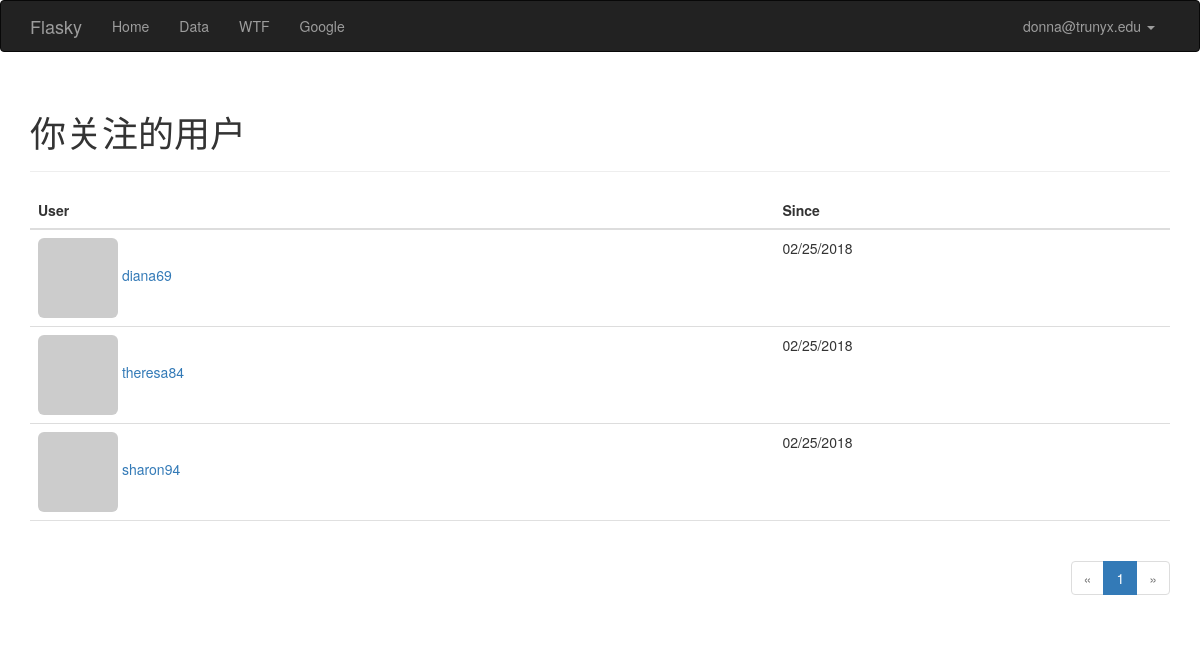
Screenshot of /followed-by/bbb (signed in) with the database file from the repository.
### app/models.py (models this page shows, shortened)
class User(UserMixin,db.Model):
    __tablename__ = 'users'
    id = db.Column(db.Integer, primary_key=True)
    email = db.Column(db.String(64),unique=True,index=True)
    username = db.Column(db.String(64), unique=True, index=True)
    password_hash = db.Column(db.String(128))
    role_id = db.Column(db.Integer, db.ForeignKey('roles.id'))
    confirmed = db.Column(db.Boolean,default=False)
    name = db.Column(db.String(64))
    location = db.Column(db.String(64))
    about_me = db.Column(db.Text())
    member_since = db.Column(db.DateTime(),default=datetime.utcnow)
    last_seen = db.Column(db.DateTime(),default=datetime.utcnow)
    avatar_hash = db.Column(db.String(32))
    posts = db.relationship('Post',backref='author',lazy='dynamic')
    test1 = db.Column(db.String(32))
    followed = db.relationship('Follow',
                               foreign_keys=[Follow.follower_id],
                               backref=db.backref('follower',lazy='joined'),
                               lazy='dynamic',
                               cascade = 'all,delete-orphan')
    followers = db.relationship('Follow',
                               foreign_keys=[Follow.followed_id],
                               backref=db.backref('followed',lazy='joined'),
                               lazy='dynamic',
                               cascade='all,delete-orphan')
    def ping(self):
        self.last_seen = datetime.utcnow()
        db.session.add(self)
    @property
    def password(self):
        raise AttributeError('password is not a readable attribute')
    def gravatar(self,size=100,default='identicon',rating='g'):
        if request.is_secure:
            url = 'https://secure.gravatar.com/avatar'
        else:
            url = 'http://www.gravatar.com/avatar'
        hash = self.avatar_hash
        return '{url}/{hash}?s={size}&d={default}&r={rating}'.format(url=url,hash=hash,size=size,default=default,rating=rating)

class Follow(db.Model):
    __tablename__ = 'follows'
    follower_id = db.Column(db.Integer,db.ForeignKey('users.id'),
                            primary_key=True)
    followed_id = db.Column(db.Integer,db.ForeignKey('users.id'),
                            primary_key=True)
    timestamp = db.Column(db.DateTime,default=datetime.utcnow)

### app/main/views.py (the view)
@main.route('/followed-by/<username>')
def followed_by(username):
    user = User.query.filter_by(username=username).first()
    if user is None:
        flash('用户信息有误，返回主页')
        return redirect(url_for('.index'))
    page = request.args.get('page',1,type=int)
    pagination = user.followed.paginate(
        page,per_page=current_app.config['FLASKY_FOLLOWERS_PER_PAGE'],
        error_out=False
    )
    follows = [{'user': item.followed,'timestamp':item.timestamp}
               for item in pagination.items]
    return render_template('followers.html',user=user,title="你关注的用户",
                           endpoint='.followed_by',pagination=pagination,follows=follows)

### app/auth/views.py (called while the page is built)
@auth.before_app_request
def before_request():
    if current_user.is_authenticated:
        current_user.ping()
        if not current_user.confirmed and request.endpoint[:5] !='auth.':
            return  redirect(url_for('auth.unconfirmed'))

### app/main/__init__.py (called while the page is built)
@main.app_context_processor
def inject_permissions():
    return dict(Permission=Permission)

### app/models.py (called while the page is built)
@login_manager.user_loader
def load_user(user_id):
    return User.query.get(int(user_id))

### app/templates/followers.html (shortened to what this page needs)
{% extends "base.html" %}
{% import "_macros.html" as macros %}
{% block page_content %}
<div class="page-header">
    <h1>{{ title }}</h1>
</div>
<table class="table table-hover followers">
    <thead><tr><th>User</th><th>Since</th></tr></thead>
    {% for follow in follows %}
        {% if follow.user != user %}
    <tr>
        <td>
            <a href="{{ url_for('.user', username = follow.user.username) }}">
                <img class="img-rounded" src="{{ follow.user.gravatar(size=32) }}">
                {{ follow.user.username }}
            </a>
        </td>
        <td>{{ moment(follow.timestamp).format('L') }}</td>
    </tr>
        {% endif %}
    {% endfor %}
</table>
<div class="pagination">
    {{ macros.pagination_widget(pagination, endpoint, username = user.username) }}
</div>
{% endblock %}

### app/templates/base.html (shortened to what this page needs)
{% extends "bootstrap/base.html" %}
{% block head %}
{{ super() }}
    <link rel="stylesheet" type="text/css" href="{{ url_for('static', filename='styles.css') }}">
{% endblock %}
{% block navbar %}
<div class="navbar navbar-inverse" role="navigation">
    <div class="container">
        <div class="navbar-header">
            <a class="navbar-brand" href="/">Flasky</a>
        </div>
        <div class="navbar-collapse collapse">
            <ul class="nav navbar-nav">
                <li><a href="/">Home</a></li>
                <li><a href="/data">Data</a></li>
                <li><a href="/wtf">WTF</a></li>
                <li><a href="/redirect">Google</a></li>
            </ul>
            <ul class="nav navbar-nav navbar-right">
                {% if current_user.is_authenticated %}
                    <li class="dropdown">
                        <a href="#" class="dropdown-toggle" data-toggle="dropdown">{{ current_user.email }} <b class="caret"></b></a>
                    </li>
                {% else %}
                    <li><a href="{{ url_for('auth.login') }}">登陆</a></li>
                {% endif %}
        </div>
    </div>
</div>
{% endblock %}
{% block content %}
<div class="container">
    {% block page_content %}{% endblock %}
</div>
{% endblock %}

### app/static/styles.css (style rules this page uses)
div.pagination { width: 100%; text-align: right; padding: 0px; margin: 0px; }
.table.followers tr { border-bottom: 1px solid #e0e0e0; }

### rows the page displays
User: email "donna@trunyx.edu"
User: user.username "diana69"
Follow: timestamp "02/25/2018"
User: user.username "theresa84"
Follow: timestamp "02/25/2018"
User: user.username "sharon94"
Follow: timestamp "02/25/2018"

### other values shown
{{ title }} "你关注的用户"
{{ p }} "1"
